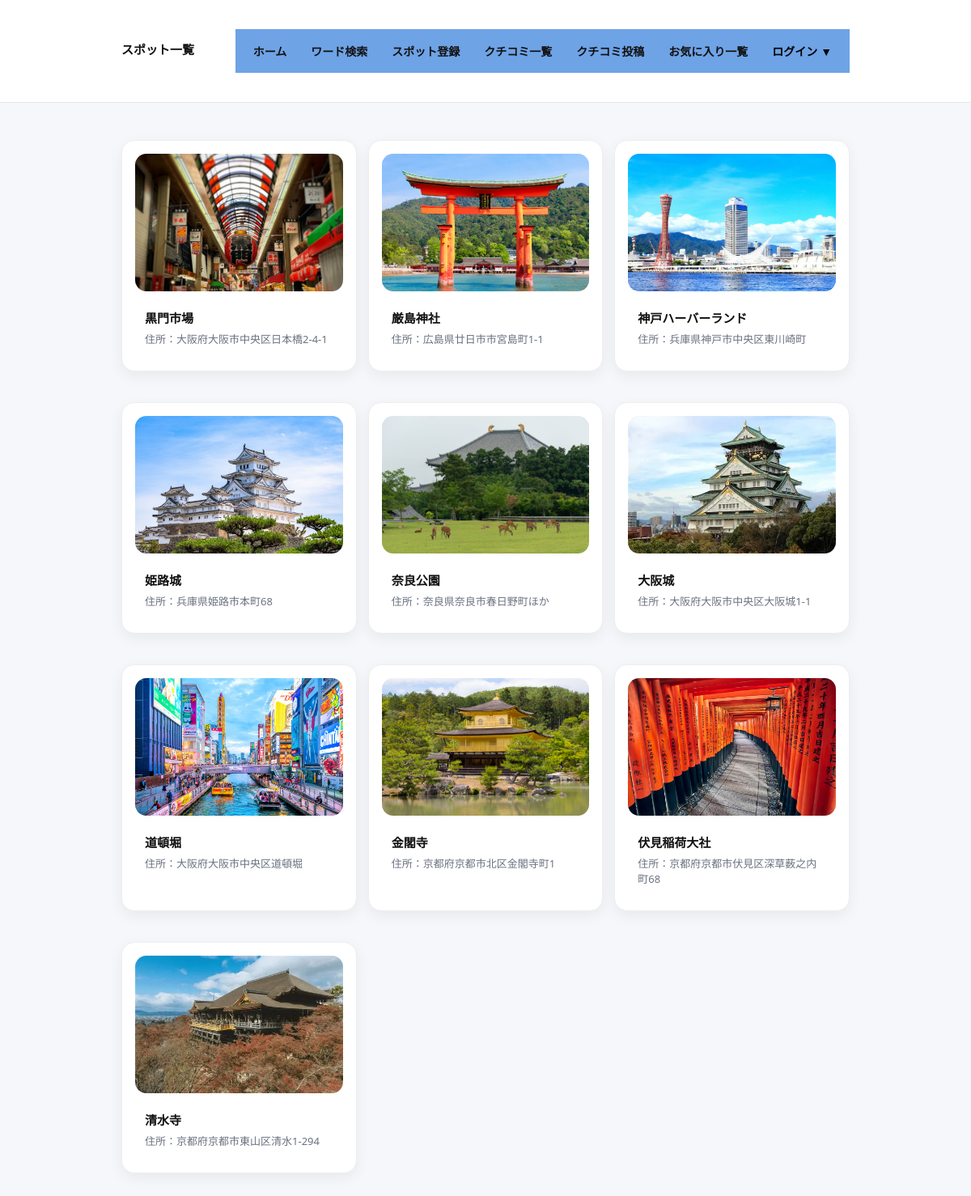
The page /spots/ on the database its author committed.
### spots/models.py (models this page shows, shortened)
class Spot(models.Model):
    BUSINESS_DAY_CHOICES = [
        ("mon", "月曜"),
        ("tue", "火曜"),
        ("wed", "水曜"),
        ("thu", "木曜"),
        ("fri", "金曜"),
        ("sat", "土曜"),
        ("sun", "日曜"),
        ("holiday", "年中無休"),
        ("irregular", "不定休"),
    ]
    PARKING_CHOICES = [
        ("有", "有"),
        ("無", "無"),
        ("不明", "不明"),
        ("注意", "注意（公式HP参照）"),
    ]
    parking = models.CharField("駐車場", max_length=20, choices=PARKING_CHOICES, blank=True)
    name = models.CharField(max_length=100)
    address = models.CharField(max_length=255, blank=True)
    image = models.ImageField(upload_to="spots/", blank=True, null=True)
    website = models.URLField("参考サイト", blank=True)
    phone = models.CharField("電話番号", max_length=30, blank=True)
    business_days = models.JSONField(default=list, blank=True, null=True)
    open_time = models.TimeField(null=True, blank=True)
    close_time = models.TimeField(null=True, blank=True)
    access = models.CharField(max_length=200, blank=True)
    language = models.CharField("ワード", max_length=30, blank=True)
    mood = models.CharField(max_length=30, blank=True)
    purpose = models.CharField(max_length=30, blank=True)
    time_axis = models.CharField("時間軸", max_length=50, blank=True)
    created_at = models.DateTimeField(auto_now_add=True)
    description = models.TextField(blank=True)
    latitude = models.DecimalField(max_digits=9, decimal_places=6, null=True, blank=True)
    longitude = models.DecimalField(max_digits=9, decimal_places=6, null=True, blank=True)

### spots/views.py (the view)
# urls.py: path("", views.spot_list, name="spot_list"),
def spot_list(request):
    q = request.GET.get("q", "").strip()
    lang = request.GET.get("lang", "").strip()
    spots = Spot.objects.order_by("-created_at")
    if q:
        spots = spots.filter(Q(name__icontains=q) | Q(address__icontains=q))
    if lang:
        spots = spots.filter(language=lang)
    languages = (
        Spot.objects.exclude(language="")
        .values_list("language", flat=True)
        .distinct()
        .order_by("language")
    )
    return render(
        request,
        "spots/spot_list.html",
        {"spots": spots, "q": q, "lang": lang, "languages": languages},
    )

### spots/templates/spots/spot_list.html (shortened to what this page needs)
{% extends "base.html" %}
{% load static %}
{% block header_title %}スポット一覧{% endblock %}
{% block content %}
<div class="wrap">
  <div class="grid">
    {% for s in spots %}
      <div class="card">
        <a href="{% url 'spots:spot_detail' s.pk %}">
          {% if s.image %}
            <img class="thumb" src="{{ s.image.url }}" alt="{{ s.name }}">
          {% else %}
            <img class="thumb" src="{% static 'accounts/sample_spot.jpg' %}" alt="no image">
          {% endif %}
        </a>
        <div class="body">
          <div class="row">
            <a class="title" href="{% url 'spots:spot_detail' s.pk %}">{{ s.name }}</a>
          </div>
          <div class="muted">住所：{{ s.address }}</div>
        </div>
      </div>
    {% empty %}
      <div class="card" style="padding:16px;">
        <p>スポットがありません。</p>
      </div>
    {% endfor %}
  </div>
</div>
{% endblock %}

### accounts/static/accounts/style.css (style rules this page uses)
body { margin: 0; padding: 0; background-color: #f4f6f8; font-family: Arial, Helvetica, sans-serif; }
.thumb { width: 100%; height: 320px; object-fit: cover; border-radius: 12px; display: block; }
:root { --brand:#1f6feb; --brand-dark:#1656b8; --bg:#f6f7fb; --text:#111; --card:#fff; --border:#e7e7e7; }
body { background:var(--bg); color:var(--text); }
.card { background:var(--card); border:1px solid var(--border); border-radius:16px; padding:16px; }

### accounts/templates/base.html (style rules this page uses)
body { font-family:system-ui,-apple-system,"Segoe UI",sans-serif;margin:0;background:#f6f7fb;color:#111; }
.title { font-size:20px;font-weight:800; }
.wrap { max-width:900px;margin:0 auto; }
.card { background:#fff;border:1px solid #eee;border-radius:16px;padding:16px;box-shadow:0 6px 18px rgba(0,0,0,.06);margin:12px 0; }
.row { display:flex;gap:10px;align-items:center;justify-content:space-between;flex-wrap:wrap; }
.title { font-weight:900; }
.thumb { width:100%;height:180px;object-fit:cover;border-radius:14px;margin-bottom:10px; }
.muted { color:#6b7280;font-size:13px; }

### spots/templates/spots/spot_list.html (style rules this page uses)
.wrap { max-width:980px;margin:0 auto; }
.grid { display:grid; grid-template-columns:repeat(3, minmax(0, 1fr)); gap:14px; margin-top:14px; }
.card { background:#fff;border:1px solid #eee;border-radius:16px; box-shadow:0 6px 18px rgba(0,0,0,.06); overflow:hidden; }
.thumb { width:100%; height:170px; object-fit:cover; display:block; background:#f3f4f6; }
.body { padding:12px 12px 14px; }
.title { font-weight:900; font-size:15px; margin:0 0 6px; color:#111; text-decoration:none; display:inline-block; }
.muted { color:#6b7280;font-size:13px; }
.row { display:flex;justify-content:space-between;align-items:center;gap:10px; }

### rows shown on the page
Spot: image (picture), name "黒門市場", address "大阪府大阪市中央区日本橋2-4-1"
Spot: image (picture), name "厳島神社", address "広島県廿日市市宮島町1-1"
Spot: image (picture), name "神戸ハーバーランド", address "兵庫県神戸市中央区東川崎町"
Spot: image (picture), name "姫路城", address "兵庫県姫路市本町68"
Spot: image (picture), name "奈良公園", address "奈良県奈良市春日野町ほか"
Spot: image (picture), name "大阪城", address "大阪府大阪市中央区大阪城1-1"
Spot: image (picture), name "道頓堀", address "大阪府大阪市中央区道頓堀"
Spot: image (picture), name "金閣寺", address "京都府京都市北区金閣寺町1"
Spot: image (picture), name "伏見稲荷大社", address "京都府京都市伏見区深草薮之内町68"
Spot: image (picture), name "清水寺", address "京都府京都市東山区清水1-294"
